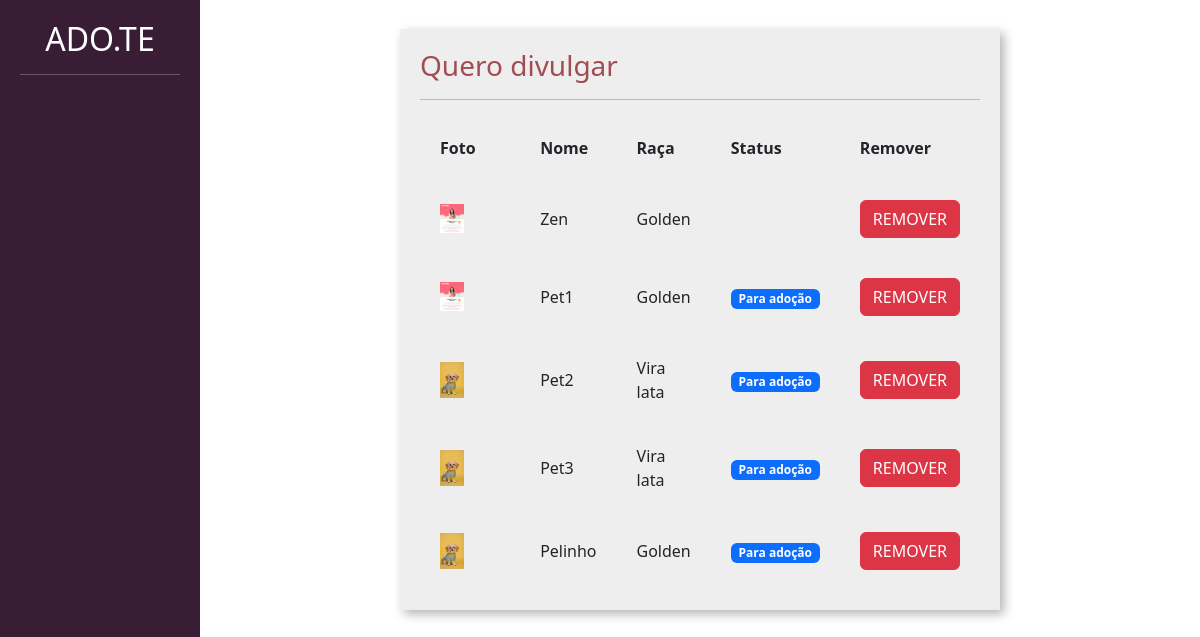
Page /divulge/my_pets (signed in) on the earlier database version.
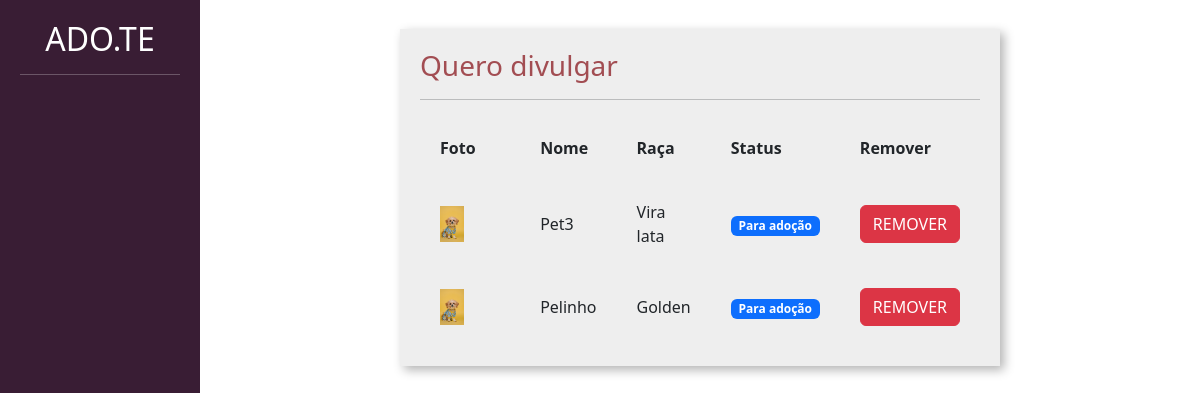
Same page on the later database version.
### divulge/models/divulge_models.py (models this page shows, shortened)
class Pet(models.Model):
    choices_status = (("P", "Para adocão"), ("A", "Adotado"))
    user = models.ForeignKey(User, on_delete=models.DO_NOTHING)
    picture = models.ImageField(upload_to="fotos_pets")
    name = models.CharField(max_length=50)
    description = models.TextField()
    province = models.CharField(max_length=50)
    city = models.CharField(max_length=50)
    phone = PhoneNumberField(region="MZ")
    tags = models.ManyToManyField(Tag)
    breed = models.ForeignKey(Breed, on_delete=models.DO_NOTHING)
    status = models.CharField(max_length=1, choices=choices_status, default="P")

class Breed(models.Model):
    breed = models.CharField(max_length=50)
    def __str__(self):
        return self.breed

### divulge/views/new_pet_views.py (the view)
def my_pets_view(request):
    if request.method == "GET":
        pets = Pet.objects.filter(user=request.user)
        return render(request, "divulge/my_pets.html", {"pets": pets})

### pets/templates/divulge/my_pets.html (shortened to what this page needs)
{% load static %}
<!DOCTYPE html>
<html lang="pt-BR">
  <head>
    <link
      href="https://cdn.jsdelivr.net/npm/bootstrap@5.3.0-alpha1/dist/css/bootstrap.min.css"
      rel="stylesheet"
    />
    <link href="{% static 'css/register/register.css' %}" rel="stylesheet" />
    <link href="{% static 'css/divulge/new_pet.css' %}" rel="stylesheet" />
  </head>
  <body>
    <div class="container-fluid">
      <div class="row">
        <div class="col-md-2 bg-side sidebar">
          <h2>ADO.TE</h2>
          <hr />
        </div>
        <div class="col-md">
          <div class="wrapper">
            <div class="box width80">
              <h3 class="font-vinho">Quero divulgar</h3>
              <hr />
              <table class="tabela" cellpadding="20">
                <tr>
                  <th>Foto</th>
                  <th>Nome</th>
                  <th>Raça</th>
                  <th>Status</th>
                  <th>Remover</th>
                </tr>
                {% for pet in pets %}
                <tr class="tabela-linha">
                  <td width="20%">
                    <img width="40%" src="{{pet.picture.url}}" />
                  </td>
                  <td>{{pet.name}}</td>
                  <td>{{pet.breed}}</td>
                  <td>
                    {% if pet.status == "p" %}
                    <span class="badge text-bg-primary">Para adoção</span>
                    {% elif pet.status == "a" %}
                    <span class="badge text-bg-success">Adotado</span>
                    {% endif %}
                  </td>
                  <td>
                    <a
                      href="{% url 'delete_pet' pet.id%}"
                      class="btn btn-danger"
                      >REMOVER</a
                    >
                  </td>
                </tr>
                {% endfor %}
              </table>
            </div>
          </div>
        </div>
      </div>
    </div>
  </body>
</html>

Differences in the rows shown:
removed Pet: picture (picture), name "Zen", breed "Golden"
removed Pet: picture (picture), name "Pet1", breed "Golden", status "Para adoção"
removed Pet: picture (picture), name "Pet2", breed "Vira lata", status "Para adoção"
